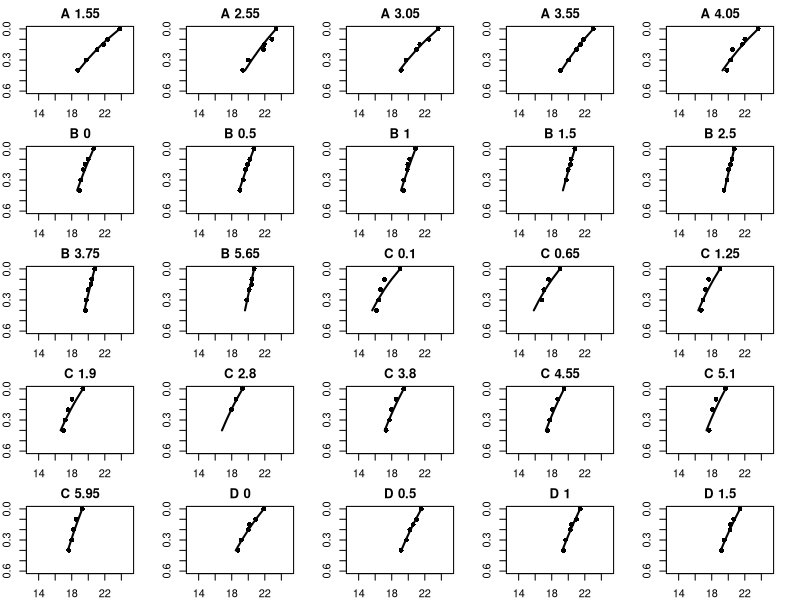

This figure's R source:
# R-SKRIPT ZUR ANPASSUNG VON GW-FLIESSRATEN AN T-PROFILE
#    NACH SCHMIDT ET AL. (2006)

# Session -> Set Working Directory -> To Source File Location

# Lese Datei mit gemessenen T-Profilen
#   Messtiefen (in cm!!) in den Spaltenueberschriften
Tmess = read.table("T-Messungen.csv", header=T, 
                   na.strings="-9999", sep=";")

# Fehlermass (RMSE), das minimiert wird
rmse = function(x1,x2) {
  if(length(x1) != length(x2)) {
    stop("vectors not of equal length")
  }
  return( sqrt( sum((x1-x2)^2)/length(x2)  ) )
} 

# Modellparameter
rho_f = 1000 # Dichte von Wasser (kg/m3)
TL = 11      # GW-Temperatur (Grad C) in Tiefe L
c_f = 4190   # Spezifische Waermekapazitaet von Wasser (J/kg/K)
K_fs = 2     # Waermeleitfaehigkeit des gesaettigten Sediments (J/s/m/K)
L = 10       # Tiefe ab welcher GW-Temperatur als konstant angenommen wird (m)

# Moeglicher Wertebereich fuer q_z
#   (fuer die Optimierung ggf. anpassen)
#   und willkuerlicher Startwert
lower = -1.e-4
upper = -1.e-8
param = c(q_z = -1.e-7)

# Vektor der Messtiefen (m) gemaess Spaltennamen
tiefen = as.numeric(gsub("z", "", 
                         names(Tmess)[4:ncol(Tmess)])) / 100.
ix  = 4:(length(tiefen) + 3)

# Modellgleichung fuer stationaeres T-Profil (nach Schmidt et al. 2006, Gl. 2)
Tmod = function(p, z, T0, L) {
  if (p["q_z"]==0) {
    return( z*(TL-T0)+T0 ) 
  } else {
    return(
      ( exp(p["q_z"] * rho_f * c_f * z / K_fs) - 1 ) * (TL - T0) /
        ( exp(p["q_z"] * rho_f * c_f * L / K_fs) - 1 ) + T0
    )
  }
}

# Nun wird fuer jedes gemessene T-Profil das optimale q_z gesucht
result = data.frame()
for (i in 1:nrow(Tmess)) {
  T0 = Tmess$z0[i]
  
  Temp = which(!is.na(Tmess[i,ix]))+3
  depth = tiefen[which(!is.na(Tmess[i,ix]))]
  minfun <- function(p) rmse(Tmess[i,Temp],
                             Tmod(p=c(q_z=as.numeric(p)), 
                                  z=depth, T0=T0, L))
  optimized = optim(par=param, fn=minfun, method="Brent",
                    control=list(maxit=1000),
                    lower=-1.e-5, upper=-1.e-7)
  result=rbind(result, 
               data.frame(TNR=Tmess[i,1], 
                          WEITE=Tmess[i,2],
                          RMSE=optimized$value, 
                          OPTIM=optimized$par))
}

# Ergebnistabelle
result

# Plotten der Ergebnisse
windows()
op <- par(mfrow=c(5,5), mar = c(2,2,2,2))
for (i in 1:nrow(Tmess)) {
  tns=result$TNR[i]
  shore_dist=result$WEITE[i]
  T0=Tmess$z0[i]
  plot(as.numeric(Tmess[i,ix]), tiefen, 
       main=paste(tns, shore_dist, sep=" "), xlab="Temperatur deg C", 
       ylim=c(0.6,0), xlim=c(13,25), pch=16)
  lines(Tmod(p=c(q_z=result$OPTIM[i]), z=depth, T0=T0, L=L), depth, col="black", lwd=2)
  if (i==25) break
}
par(op)

